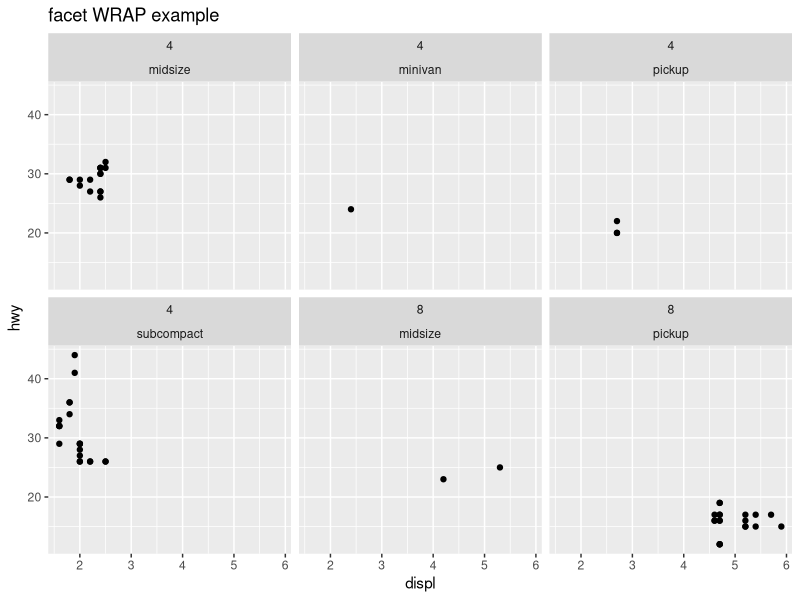
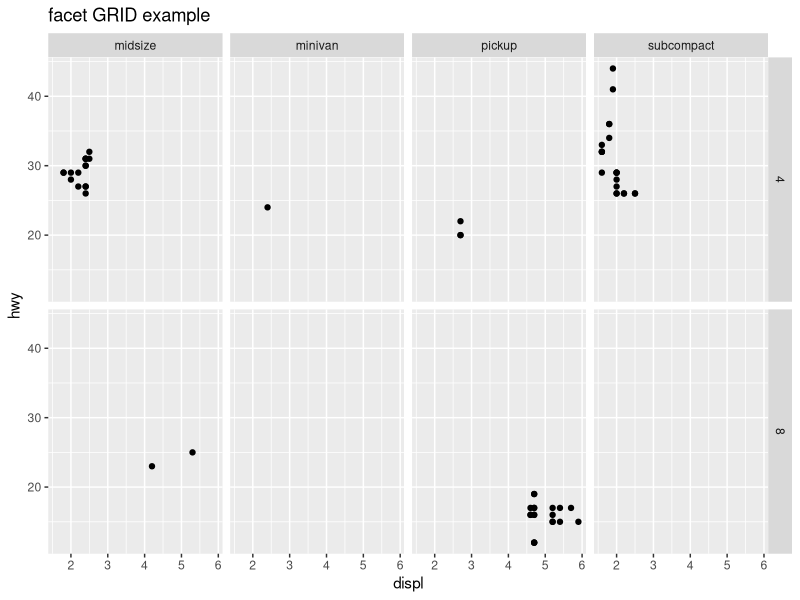
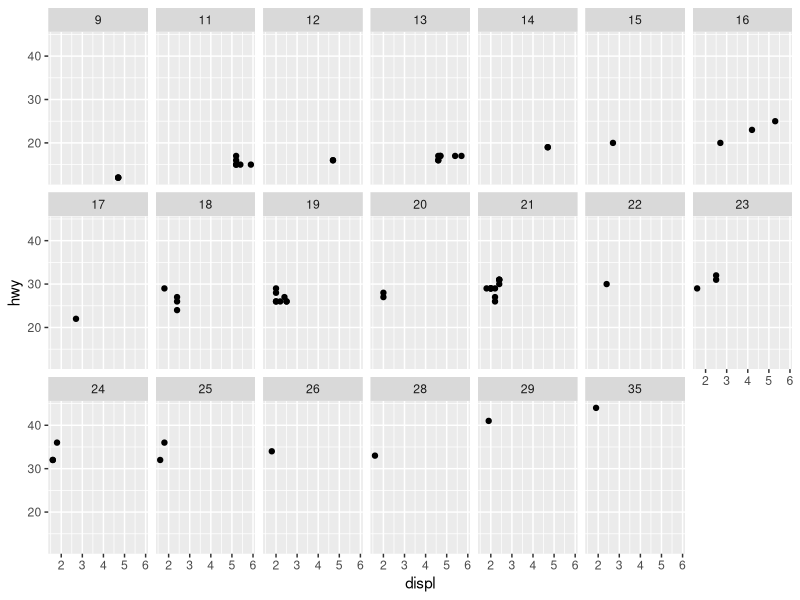
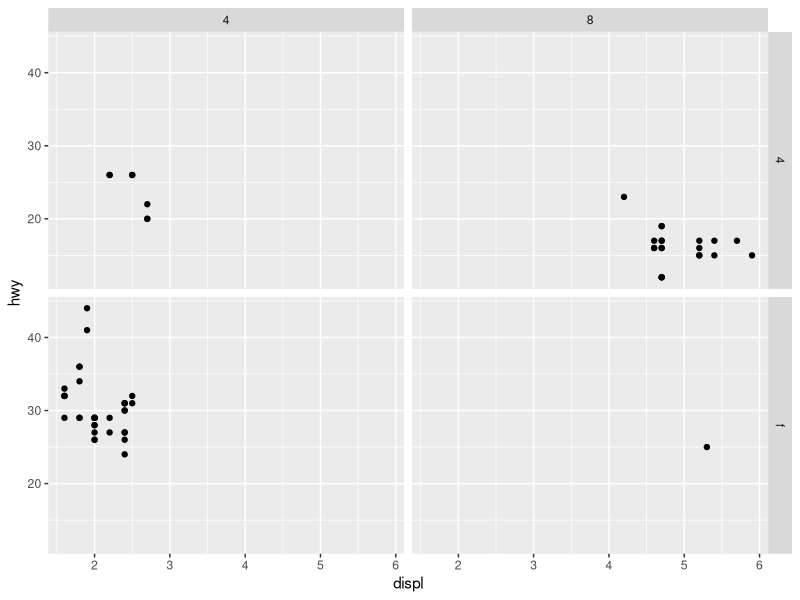
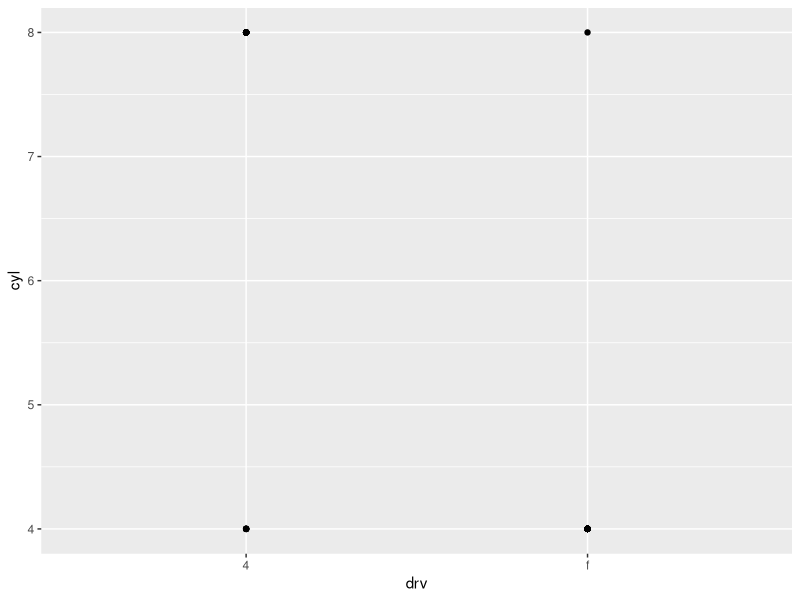
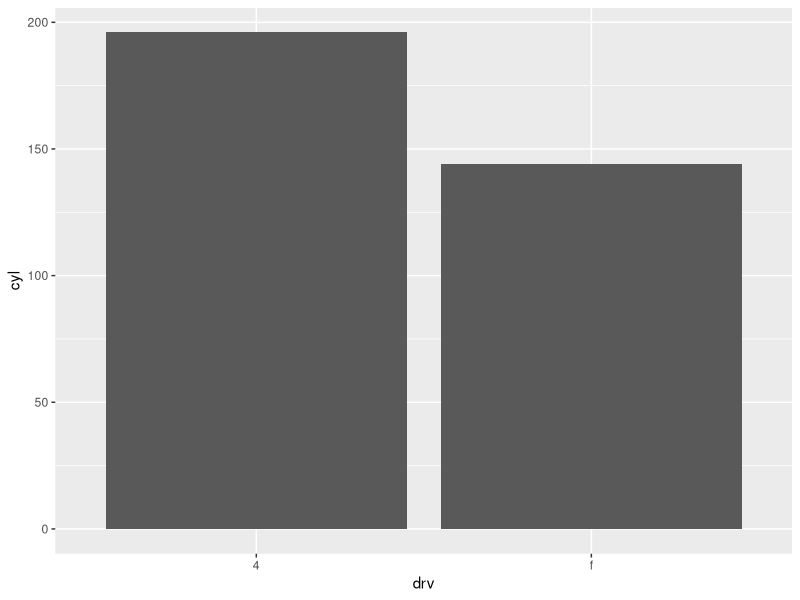
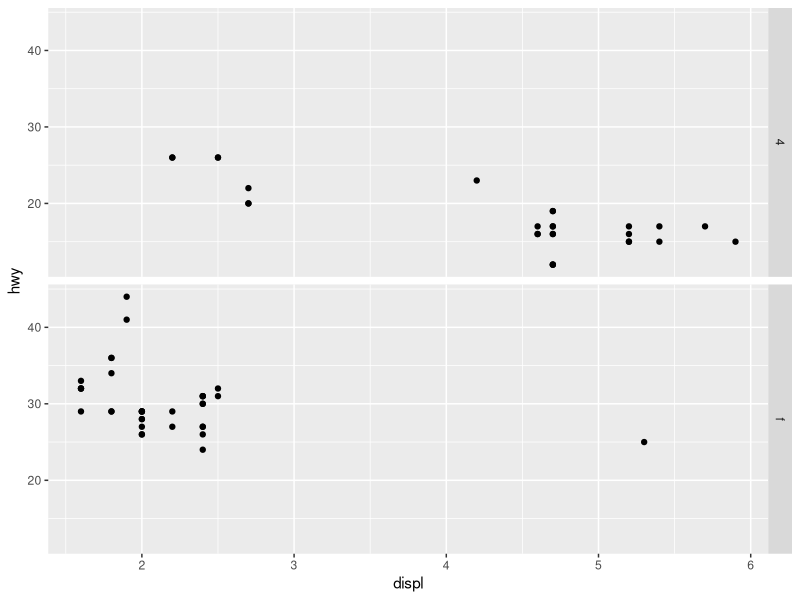
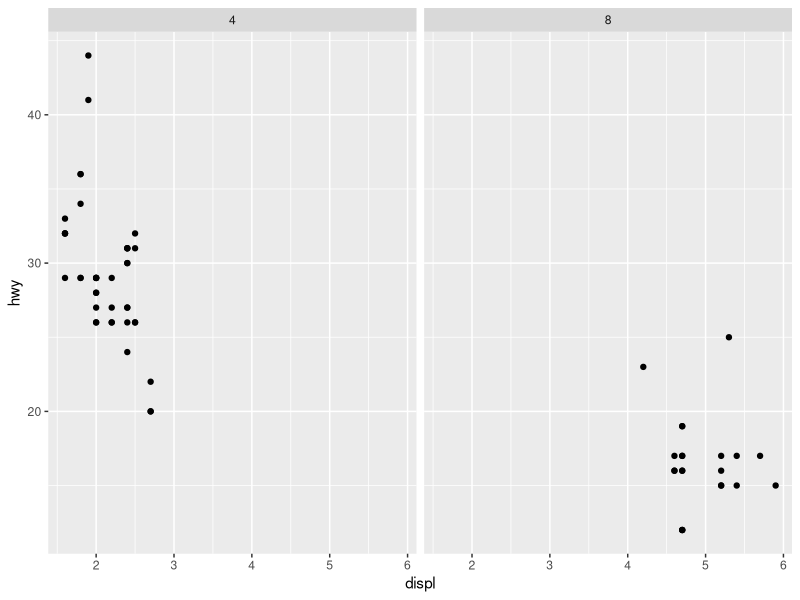

Write the R code that produced these figures, in order.
## ---- chunk 1
knitr::opts_chunk$set(echo = TRUE, fig.height = 3, fig.width = 5)
library(tidyverse)
library(ggplot2)
library(plyr)
## ---- chunk 2

# use smaller data set for facets example
mpg_ex <- subset(mpg, cyl != 5 & cyl!=6 & drv %in% c("4", "f") 
                 & class != "2seater" & class!="compact" & class!= "suv")

 ggplot(data = mpg_ex) + 
    geom_point(mapping = aes(x = displ, y = hwy)) +
    facet_wrap(cyl~class)  +
  labs(title="facet WRAP example")

## ---- chunk 3
 ggplot(data = mpg_ex) + 
    geom_point(mapping = aes(x = displ, y = hwy)) +
    facet_grid(cyl~class) +
  labs(title="facet GRID example")
## ---- chunk 4
   ggplot(data = mpg_ex) + 
    geom_point(mapping = aes(x = displ, y = hwy)) +
    facet_wrap(. ~ cty, nrow=3)

## ---- chunk 5
 ggplot(data = mpg_ex) + 
   geom_point(mapping = aes(x = displ, y = hwy)) +
    facet_grid(drv~cyl)
    
## ---- chunk 6
 ggplot(data = mpg_ex) + 
   geom_point(mapping = aes(x = drv, y = cyl))
## ---- chunk 7
 ggplot(data = mpg_ex) + 
   geom_col(mapping = aes(x = drv, y=cyl))

## ---- chunk 8
 ggplot(data = mpg_ex) + 
    geom_point(mapping = aes(x = displ, y = hwy)) +
    facet_grid(drv ~ .)
 ggplot(data = mpg_ex) + 
    geom_point(mapping = aes(x = displ, y = hwy)) +
    facet_grid(. ~ cyl)
 
## ---- chunk 9
   ggplot(data = mpg_ex) + 
     geom_point(mapping = aes(x = displ, y = hwy)) +
     facet_wrap(~ class, nrow=2)
## ---- chunk 10
   ggplot(data = mpg_ex) + 
     geom_point(mapping = aes(x = displ, y = hwy, color=class))
## ---- chunk 11
 ggplot(data = mpg) + 
   geom_point(mapping = aes(x = displ, y = hwy)) +
   facet_grid( cyl~ drv, scales = "fixed")

 ggplot(data = mpg) + 
   geom_point(mapping = aes(x = displ, y = hwy)) +
   facet_wrap( drv~cyl, scales = "fixed")
## ---- chunk 12
ggplot(data = mpg, mapping = aes(x = displ, y = hwy, color = drv)) + 
  geom_point() + 
  geom_smooth(se = FALSE)
## ---- chunk 13
ggplot(data = mpg, mapping = aes(x = displ, y = hwy)) + 
  geom_point() + 
  geom_smooth(se = FALSE)
## ---- chunk 14
ggplot(data = mpg, mapping = aes(x = displ, y = hwy, grpup = drv)) + 
  geom_point() + 
  geom_smooth(se = FALSE)
## ---- chunk 15
ggplot(data = mpg, mapping = aes(x = displ, y = hwy, color = drv)) + 
  geom_point() + 
  geom_smooth(se = FALSE)
## ---- chunk 16
ggplot(data = mpg, mapping = aes(x = displ, y = hwy)) + 
  geom_point(mapping = aes(color = drv)) + 
  geom_smooth(se = FALSE, show.legend = FALSE)
## ---- chunk 17
ggplot(data = mpg, mapping = aes(x = displ, y = hwy)) + 
  geom_point(mapping = aes(color = drv)) +
  geom_smooth(mapping = aes(linetype = drv), se = FALSE)
## ---- chunk 18
ggplot(data = mpg, mapping = aes(x = displ, y = hwy)) + 
  geom_point(mapping = aes(fill = drv), shape = 21, stroke = 2, color = "white", size = 3)
## ---- chunk 19
ggplot(data = diamonds) + 
  stat_summary(mapping = aes(x = cut, y = depth),
    fun.min = min,
    fun.max = max,
    fun  = median
  )

## ---- chunk 20
ggplot(data = diamonds) +
  geom_pointrange(
    mapping = aes(x = cut, y = depth),
    stat = "summary",
    fun.min = min,
    fun.max = max,
    fun = median
  )

## ---- chunk 21
ggplot(data = diamonds) + 
  geom_bar(mapping = aes(x = cut, y = ..prop..))
## ---- chunk 22
ggplot(data = diamonds) + 
  geom_bar(mapping = aes(x = cut, colour = cut))
ggplot(data = diamonds) + 
  geom_bar(mapping = aes(x = cut, fill = cut))
## ---- chunk 23
ggplot(data = diamonds) + 
  geom_bar(mapping = aes(x = cut, fill = clarity))
## ---- chunk 24
ggplot(data = diamonds, mapping = aes(x = cut, fill = clarity)) + 
  geom_bar(alpha = 1/5, position = "identity")
ggplot(data = diamonds, mapping = aes(x = cut, colour = clarity)) + 
  geom_bar(fill = NA, position = "identity")
## ---- chunk 25
ggplot(data = diamonds) + 
  geom_bar(mapping = aes(x = cut, fill = clarity), position = "fill")
## ---- chunk 26
ggplot(data = diamonds) + 
  geom_bar(mapping = aes(x = cut, fill = clarity), position = "dodge")
## ---- chunk 27
ggplot(data = mpg) + 
  geom_point(mapping = aes(x = displ, y = hwy), position = "jitter")
## ---- chunk 28
ggplot(data = mpg, mapping = aes(x = cty, y = hwy)) + 
  geom_point()
## ---- chunk 29
ggplot(data = mpg) + 
  geom_point(mapping = aes(x=cty, y=hwy), position = "jitter")
## ---- chunk 30
#geom_jitter()
## ---- chunk 31
#?geom_count()
## ---- chunk 32
#?geom_boxplot()
## ---- chunk 33
ggplot(data = mpg) + 
  geom_boxplot(mapping = aes(trans,hwy))
## ---- chunk 34

# Playing with bar and polar charts
bar <- ggplot(data = mtcars) +
  geom_bar(
    mapping = aes(x=cyl, fill=cyl),
    show.legend = FALSE,
    width = 1
  ) +
  theme(aspect.ratio = 1) 

bar + coord_flip() + labs(title = "No of Models by Cylinders")
bar + coord_polar() + labs(title = "No of Models by Cylinders ")
bar + labs(title="No of Models by Cylinders")

# Trying out abline and fixed

ggplot(data=mpg, mapping = aes(x = cty, y=hwy)) +
  geom_point() +
  geom_abline() +
  coord_fixed()
  
## ---- chunk 35
ggplot(data = diamonds) + 
  geom_bar(mapping = aes(x = cut))
## ---- chunk 36
ggplot(data = diamonds) + 
  geom_bar(mapping = aes(x = cut, fill = cut))
## ---- chunk 37
ggplot(data = diamonds) + 
  geom_bar(mapping = aes(x = cut, fill = clarity), position = "dodge")
## ---- chunk 38
ggplot(data = diamonds) + 
  geom_bar(mapping = aes(x = cut, fill=clarity))+
  facet_grid(~clarity)
## ---- chunk 39
ggplot(data = diamonds) + 
  geom_bar(mapping = aes(x = cut, fill=cut))+
  facet_grid(~clarity)+
  theme(axis.text.x = element_blank())
